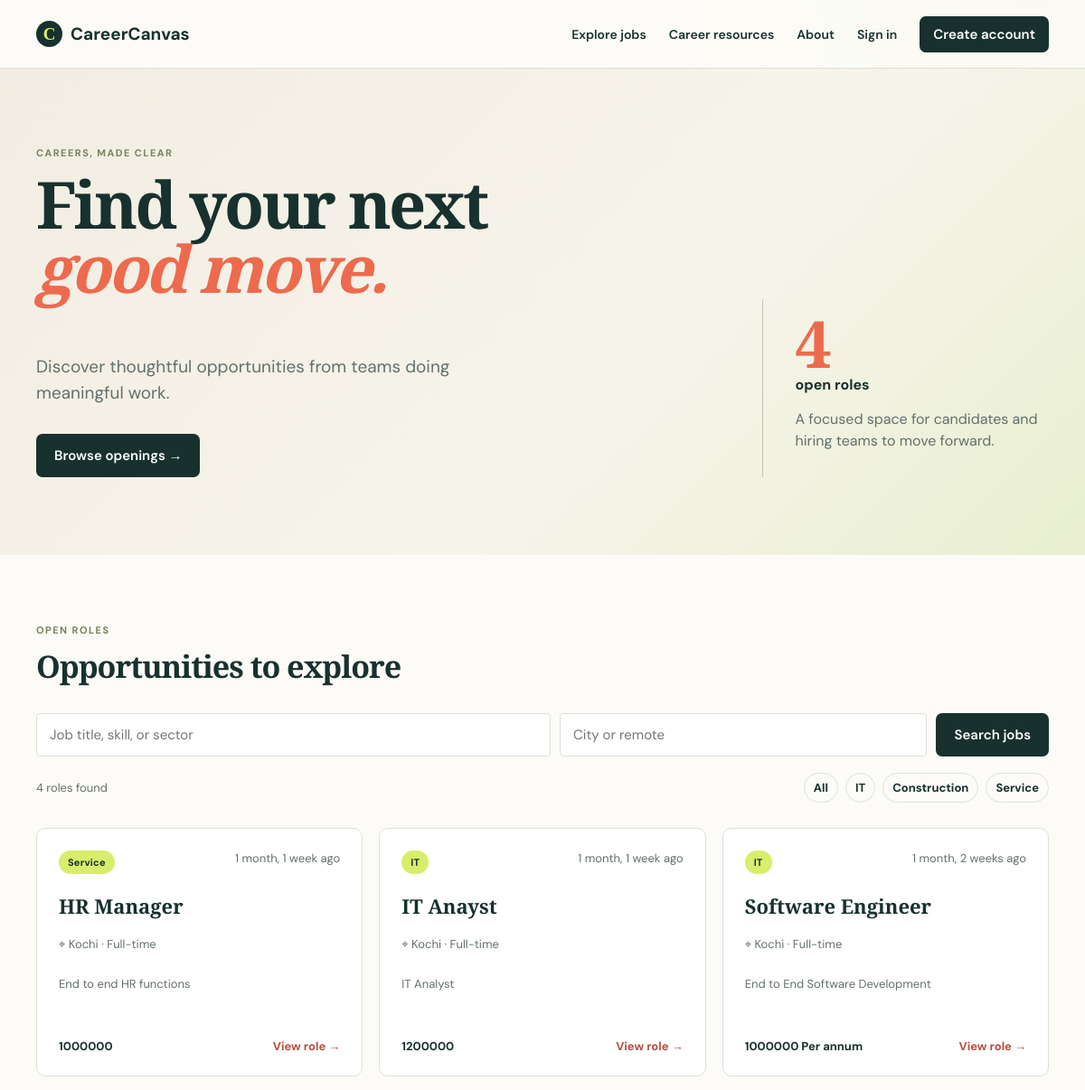
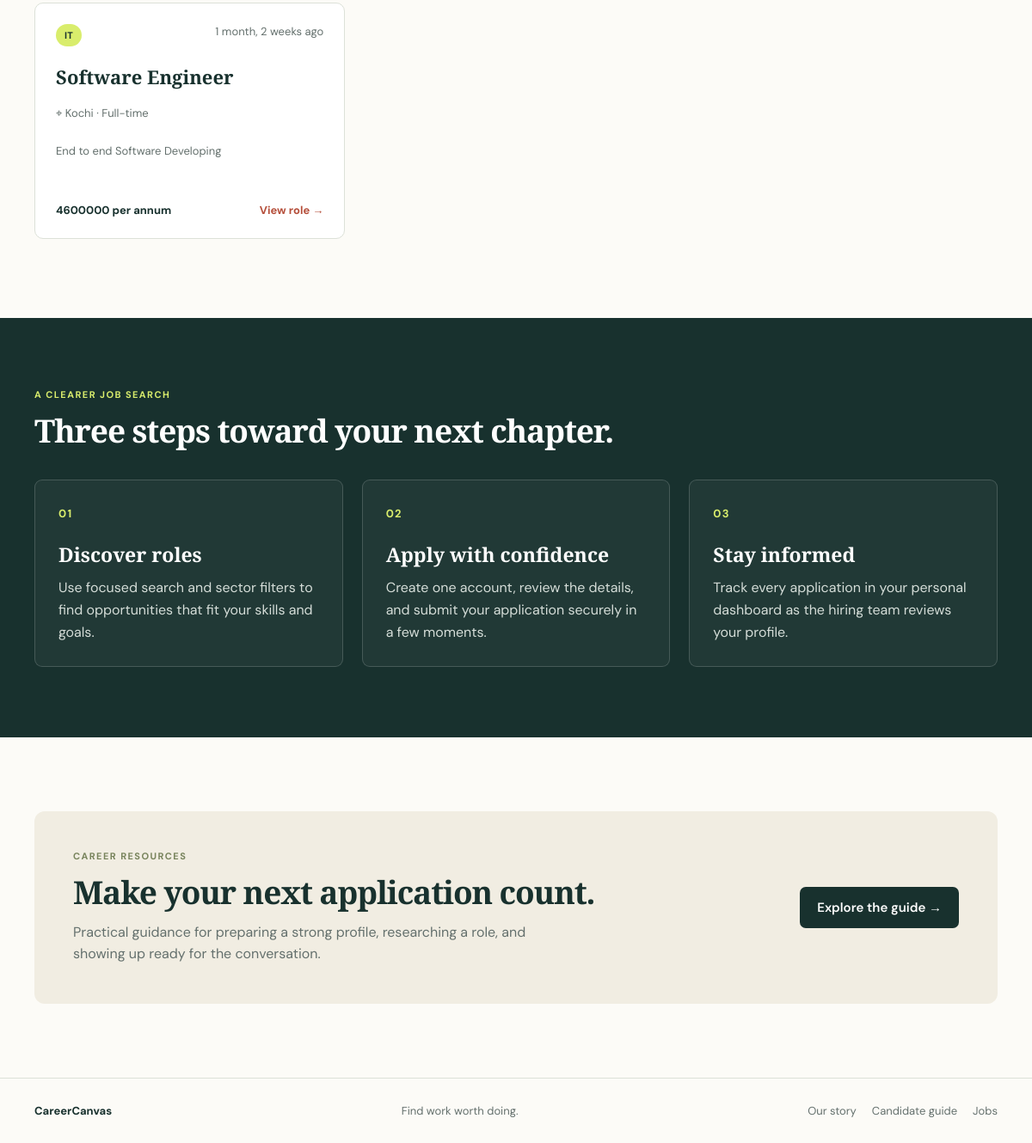
The page / on the database its author committed (2 pictures, top to bottom).
### jobs/models.py (models this page shows, shortened)
class Sectors(models.Model):
    name=models.CharField(max_length=50)
    def __str__(self):
        return self.name

class Jobs(models.Model):
    title=models.CharField(max_length=100)
    sector=models.ForeignKey(Sectors,on_delete=models.CASCADE)
    location=models.CharField(max_length=50)
    description=models.TextField()
    salary=models.CharField(max_length=50)
    post_date=models.DateField(auto_now_add=True)
    slug=models.SlugField(blank=True)
    is_active=models.BooleanField(default=True)
    author = models.ForeignKey(User, on_delete=models.SET_NULL, null=True, blank=True, related_name="posted_jobs")
    employment_type = models.CharField(max_length=30, default="Full-time")

### jobs/views.py (the view)
# urls.py: path("",views.allJobs,name="all_jobs"),
def allJobs(request,sector=None):
    all_sectors=Sectors.objects.all()
    query = request.GET.get("q", "").strip()
    location = request.GET.get("location", "").strip()
    if sector:
        job_posts=Jobs.objects.filter(sector__id=sector, is_active=True)
    else:
        job_posts=Jobs.objects.filter(is_active=True).order_by('-post_date')
    if query:
        job_posts = job_posts.filter(Q(title__icontains=query) | Q(description__icontains=query) | Q(sector__name__icontains=query))
    if location:
        job_posts = job_posts.filter(location__icontains=location)
    paginator = Paginator(job_posts, 9)
    jobs = paginator.get_page(request.GET.get("page"))
    featured_jobs = Jobs.objects.filter(is_active=True).order_by("-post_date")[:3]
    return render(request,"all-jobs.html",{'jobs':jobs,"sectors":all_sectors, "query": query, "location": location, "total_jobs": paginator.count, "featured_jobs": featured_jobs})

### templates/all-jobs.html (shortened to what this page needs)
{% extends 'base.html' %}
{% block content %}
  <section class="hero"><div class="container hero-grid"><div><p class="eyebrow">CAREERS, MADE CLEAR</p><h1>Find your next<br><em>good move.</em></h1><p class="hero-copy">Discover thoughtful opportunities from teams doing meaningful work.</p><a class="button" href="#openings">Browse openings →</a></div><div class="hero-stat"><strong>{{ total_jobs }}</strong><span>open role{{ total_jobs|pluralize }}</span><p>A focused space for candidates and hiring teams to move forward.</p></div></div></section>
  <section class="container listings" id="openings"><div class="section-top"><div><p class="eyebrow">OPEN ROLES</p><h2>Opportunities to explore</h2></div></div>
    <form class="search-bar" method="get"><input name="q" value="{{ query }}" placeholder="Job title, skill, or sector"><input name="location" value="{{ location }}" placeholder="City or remote"><button class="button" type="submit">Search jobs</button></form>
    <div class="filter-row"><span>{{ total_jobs }} role{{ total_jobs|pluralize }} found</span><div class="filter-links"><a href="{% url 'all_jobs' %}">All</a>{% for sector in sectors %}<a href="{% url 'jobs_by_category' sector.id %}">{{ sector.name }}</a>{% endfor %}</div></div>
    {% if jobs %}<div class="job-grid">{% for job in jobs %}<article class="job-card"><div class="job-card-top"><span class="tag">{{ job.sector }}</span><span class="date">{{ job.post_date|timesince }} ago</span></div><h3>{{ job.title }}</h3><p class="location">⌖ {{ job.location }} · {{ job.employment_type }}</p><p class="job-summary">{{ job.description|truncatewords:22 }}</p><div class="job-card-bottom"><b>{{ job.salary }}</b><a href="{% url 'job_detail' job.id %}">View role →</a></div></article>{% endfor %}</div>{% else %}<div class="empty-state"><h3>No roles match that search.</h3><p>Try a different title, location, or sector.</p><a class="button" href="{% url 'all_jobs' %}">Clear filters</a></div>{% endif %}</section>
  <section class="how-it-works"><div class="container"><p class="eyebrow">A CLEARER JOB SEARCH</p><h2>Three steps toward your next chapter.</h2><div class="steps-grid"><article><span>01</span><h3>Discover roles</h3><p>Use focused search and sector filters to find opportunities that fit your skills and goals.</p></article><article><span>02</span><h3>Apply with confidence</h3><p>Create one account, review the details, and submit your application securely in a few moments.</p></article><article><span>03</span><h3>Stay informed</h3><p>Track every application in your personal dashboard as the hiring team reviews your profile.</p></article></div></div></section>
  <section class="container resources-promo"><div><p class="eyebrow">CAREER RESOURCES</p><h2>Make your next application count.</h2><p>Practical guidance for preparing a strong profile, researching a role, and showing up ready for the conversation.</p></div><a class="button" href="{% url 'resources' %}">Explore the guide →</a></section>
{% endblock %}

### templates/base.html (shortened to what this page needs)
{% load static %}
<!DOCTYPE html>
<html lang="en">
  <head>
    <link rel="stylesheet" href="{% static 'css/site.css' %}" />
  </head>
  <body>
    <header class="site-header">
      <div class="container nav-wrap">
        <a class="brand" href="{% url 'all_jobs' %}"><b>C</b>CareerCanvas</a><nav>
          <a href="{% url 'all_jobs' %}">Explore jobs</a><a href="{% url 'resources' %}">Career resources</a><a href="{% url 'about' %}">About</a>{% if user.is_authenticated %}
            <a href="{% url 'dashboard' %}">{% if user.is_staff %}Admin dashboard{% else %}My applications{% endif %}</a>{% if user.is_staff %}<a href="{% url 'add_job' %}">Post a job</a>{% endif %}<a href="{% url 'logout' %}">Sign out</a>
          {% else %}
            <a href="{% url 'login' %}">Sign in</a><a class="button button-small" href="{% url 'register' %}">Create account</a>
          {% endif %}
        </nav>
      </div>
    </header>
    <main>
      {% block content %}
      {% endblock %}
    </main>
    <footer class="site-footer">
      <div class="container">
        <b>CareerCanvas</b><span>Find work worth doing.</span><span class="footer-links"><a href="{% url 'about' %}">Our story</a><a href="{% url 'resources' %}">Candidate guide</a><a href="{% url 'all_jobs' %}">Jobs</a></span>
      </div>
    </footer>
  </body>
</html>

### rows shown on the page
Sectors: name "IT"
Sectors: name "Construction"
Sectors: name "Service"
Jobs: sector "Service", post_date "1 month, 1 week", title "HR Manager", location "Kochi", employment_type "Full-time", description "End to end HR functions", salary "1000000"
Jobs: sector "IT", post_date "1 month, 1 week", title "IT Anayst", location "Kochi", employment_type "Full-time", description "IT Analyst", salary "1200000"
Jobs: sector "IT", post_date "1 month, 2 weeks", title "Software Engineer", location "Kochi", employment_type "Full-time", description "End to End Software Development", salary "1000000 Per annum"
Jobs: sector "IT", post_date "1 month, 2 weeks", title "Software Engineer", location "Kochi", employment_type "Full-time", description "End to end Software Developing", salary "4600000 per annum"

### other values the page prints
{{ total_jobs }} "4"
